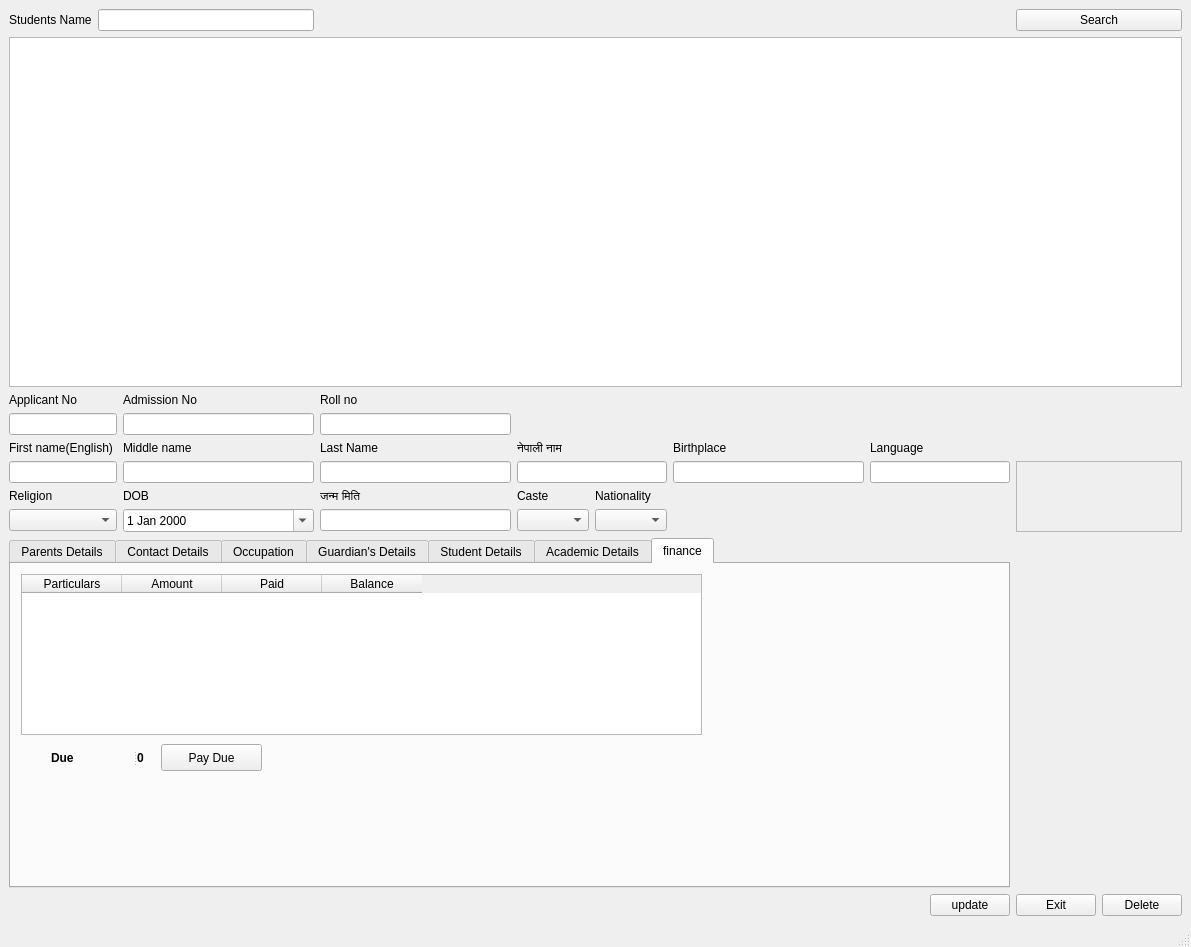
<?xml version="1.0" encoding="UTF-8"?>
<ui version="4.0">
 <class>Search</class>
 <widget class="QMainWindow" name="Search">
  <property name="geometry">
   <rect>
    <x>0</x>
    <y>0</y>
    <width>1191</width>
    <height>947</height>
   </rect>
  </property>
  <property name="windowTitle">
   <string>MainWindow</string>
  </property>
  <widget class="QWidget" name="centralwidget">
   <layout class="QVBoxLayout" name="verticalLayout_2">
    <item>
     <layout class="QGridLayout" name="gridLayout">
      <item row="5" column="0" colspan="2">
       <widget class="QLineEdit" name="txtfirstname"/>
      </item>
      <item row="6" column="0">
       <widget class="QLabel" name="label_53">
        <property name="text">
         <string>Religion</string>
        </property>
       </widget>
      </item>
      <item row="5" column="3">
       <widget class="QLineEdit" name="txtlastname"/>
      </item>
      <item row="6" column="5">
       <widget class="QLabel" name="label_47">
        <property name="text">
         <string>Nationality</string>
        </property>
       </widget>
      </item>
      <item row="2" column="0" colspan="2">
       <widget class="QLabel" name="label_82">
        <property name="text">
         <string>Applicant No</string>
        </property>
       </widget>
      </item>
      <item row="7" column="5">
       <widget class="QComboBox" name="txtnationality"/>
      </item>
      <item row="6" column="2">
       <widget class="QLabel" name="label_46">
        <property name="text">
         <string>DOB</string>
        </property>
       </widget>
      </item>
      <item row="6" column="3">
       <widget class="QLabel" name="label_45">
        <property name="text">
         <string>जन्म मिति</string>
        </property>
       </widget>
      </item>
      <item row="6" column="4">
       <widget class="QLabel" name="label_43">
        <property name="text">
         <string>Caste</string>
        </property>
       </widget>
      </item>
      <item row="9" column="9">
       <widget class="QPushButton" name="pushButton_6">
        <property name="text">
         <string>Exit</string>
        </property>
       </widget>
      </item>
      <item row="9" column="10">
       <widget class="QPushButton" name="pushButton_7">
        <property name="text">
         <string>Delete</string>
        </property>
       </widget>
      </item>
      <item row="0" column="9" colspan="2">
       <widget class="QPushButton" name="pushButton">
        <property name="text">
         <string>Search</string>
        </property>
       </widget>
      </item>
      <item row="1" column="0" colspan="11">
       <widget class="QTableView" name="tableView"/>
      </item>
      <item row="4" column="4">
       <widget class="QLabel" name="label_49">
        <property name="text">
         <string>नेपाली नाम</string>
        </property>
       </widget>
      </item>
      <item row="5" column="4" colspan="2">
       <widget class="QLineEdit" name="txtnepali"/>
      </item>
      <item row="4" column="3">
       <widget class="QLabel" name="label_44">
        <property name="text">
         <string>Last Name</string>
        </property>
       </widget>
      </item>
      <item row="5" column="6">
       <widget class="QLineEdit" name="txtbirthplace"/>
      </item>
      <item row="5" column="9" rowspan="3" colspan="2">
       <widget class="QFrame" name="frame_3">
        <property name="frameShape">
         <enum>QFrame::StyledPanel</enum>
        </property>
        <property name="frameShadow">
         <enum>QFrame::Raised</enum>
        </property>
       </widget>
      </item>
      <item row="4" column="6">
       <widget class="QLabel" name="label_50">
        <property name="text">
         <string>Birthplace</string>
        </property>
       </widget>
      </item>
      <item row="5" column="7" colspan="2">
       <widget class="QLineEdit" name="txtlanguage"/>
      </item>
      <item row="3" column="0" colspan="2">
       <widget class="QLineEdit" name="app_number"/>
      </item>
      <item row="4" column="7">
       <widget class="QLabel" name="label_51">
        <property name="text">
         <string>Language</string>
        </property>
       </widget>
      </item>
      <item row="3" column="2">
       <widget class="QLineEdit" name="admission_num"/>
      </item>
      <item row="3" column="3">
       <widget class="QLineEdit" name="roll"/>
      </item>
      <item row="4" column="0" colspan="2">
       <widget class="QLabel" name="label_81">
        <property name="text">
         <string>First name(English)</string>
        </property>
       </widget>
      </item>
      <item row="7" column="2">
       <widget class="QDateEdit" name="txtdate">
        <property name="calendarPopup">
         <bool>true</bool>
        </property>
       </widget>
      </item>
      <item row="7" column="0" colspan="2">
       <widget class="QComboBox" name="txtreligion"/>
      </item>
      <item row="7" column="3">
       <widget class="QLineEdit" name="txtnepalidate"/>
      </item>
      <item row="5" column="2">
       <widget class="QLineEdit" name="txtmiddlename"/>
      </item>
      <item row="7" column="4">
       <widget class="QComboBox" name="txtcaste"/>
      </item>
      <item row="0" column="0">
       <widget class="QLabel" name="label">
        <property name="text">
         <string>Students Name</string>
        </property>
       </widget>
      </item>
      <item row="0" column="1" colspan="2">
       <widget class="QLineEdit" name="lineEdit"/>
      </item>
      <item row="4" column="2">
       <widget class="QLabel" name="label_48">
        <property name="text">
         <string>Middle name</string>
        </property>
       </widget>
      </item>
      <item row="9" column="8">
       <widget class="QPushButton" name="pushButton_5">
        <property name="text">
         <string>update</string>
        </property>
       </widget>
      </item>
      <item row="2" column="2">
       <widget class="QLabel" name="label_52">
        <property name="text">
         <string>Admission No</string>
        </property>
       </widget>
      </item>
      <item row="2" column="3">
       <widget class="QLabel" name="label_87">
        <property name="text">
         <string>Roll no</string>
        </property>
       </widget>
      </item>
      <item row="8" column="0" colspan="9">
       <widget class="QTabWidget" name="tabWidget_2">
        <property name="currentIndex">
         <number>6</number>
        </property>
        <widget class="QWidget" name="tab_8">
         <attribute name="title">
          <string>Parents Details</string>
         </attribute>
         <widget class="QLabel" name="label_54">
          <property name="geometry">
           <rect>
            <x>30</x>
            <y>20</y>
            <width>88</width>
            <height>17</height>
           </rect>
          </property>
          <property name="text">
           <string>Father Name</string>
          </property>
         </widget>
         <widget class="QLabel" name="label_55">
          <property name="geometry">
           <rect>
            <x>190</x>
            <y>20</y>
            <width>70</width>
            <height>17</height>
           </rect>
          </property>
          <property name="text">
           <string>Birthplace</string>
          </property>
         </widget>
         <widget class="QLabel" name="label_56">
          <property name="geometry">
           <rect>
            <x>310</x>
            <y>40</y>
            <width>171</width>
            <height>21</height>
           </rect>
          </property>
          <property name="text">
           <string>Living</string>
          </property>
         </widget>
         <widget class="QLabel" name="label_57">
          <property name="geometry">
           <rect>
            <x>180</x>
            <y>70</y>
            <width>67</width>
            <height>17</height>
           </rect>
          </property>
          <property name="text">
           <string>Language</string>
          </property>
         </widget>
         <widget class="QLabel" name="label_58">
          <property name="geometry">
           <rect>
            <x>510</x>
            <y>20</y>
            <width>95</width>
            <height>17</height>
           </rect>
          </property>
          <property name="text">
           <string>Mother Name</string>
          </property>
         </widget>
         <widget class="QLineEdit" name="txtfather">
          <property name="geometry">
           <rect>
            <x>9</x>
            <y>40</y>
            <width>146</width>
            <height>27</height>
           </rect>
          </property>
         </widget>
         <widget class="QLineEdit" name="txtfatherbirth">
          <property name="geometry">
           <rect>
            <x>160</x>
            <y>40</y>
            <width>146</width>
            <height>27</height>
           </rect>
          </property>
         </widget>
         <widget class="QLineEdit" name="txtfalanguage">
          <property name="geometry">
           <rect>
            <x>150</x>
            <y>90</y>
            <width>146</width>
            <height>27</height>
           </rect>
          </property>
         </widget>
         <widget class="QRadioButton" name="father_living_yes_2">
          <property name="geometry">
           <rect>
            <x>360</x>
            <y>40</y>
            <width>54</width>
            <height>22</height>
           </rect>
          </property>
          <property name="text">
           <string>Yes</string>
          </property>
          <property name="checked">
           <bool>true</bool>
          </property>
         </widget>
         <widget class="QRadioButton" name="father_living_no_2">
          <property name="geometry">
           <rect>
            <x>410</x>
            <y>40</y>
            <width>50</width>
            <height>22</height>
           </rect>
          </property>
          <property name="text">
           <string>No</string>
          </property>
         </widget>
         <widget class="QLineEdit" name="txtmother">
          <property name="geometry">
           <rect>
            <x>480</x>
            <y>40</y>
            <width>146</width>
            <height>27</height>
           </rect>
          </property>
         </widget>
         <widget class="QLabel" name="label_59">
          <property name="geometry">
           <rect>
            <x>650</x>
            <y>20</y>
            <width>70</width>
            <height>17</height>
           </rect>
          </property>
          <property name="text">
           <string>Birthplace</string>
          </property>
         </widget>
         <widget class="QLineEdit" name="txtmotherbirth">
          <property name="geometry">
           <rect>
            <x>630</x>
            <y>40</y>
            <width>146</width>
            <height>27</height>
           </rect>
          </property>
         </widget>
         <widget class="QRadioButton" name="mother_living_yes_2">
          <property name="geometry">
           <rect>
            <x>820</x>
            <y>40</y>
            <width>54</width>
            <height>22</height>
           </rect>
          </property>
          <property name="text">
           <string>Yes</string>
          </property>
         </widget>
         <widget class="QRadioButton" name="mother_living_no_2">
          <property name="geometry">
           <rect>
            <x>870</x>
            <y>40</y>
            <width>50</width>
            <height>22</height>
           </rect>
          </property>
          <property name="text">
           <string>No</string>
          </property>
         </widget>
         <widget class="QLabel" name="label_60">
          <property name="geometry">
           <rect>
            <x>780</x>
            <y>40</y>
            <width>41</width>
            <height>21</height>
           </rect>
          </property>
          <property name="text">
           <string>Living</string>
          </property>
         </widget>
         <widget class="QLineEdit" name="txtmotherlanguage">
          <property name="geometry">
           <rect>
            <x>480</x>
            <y>90</y>
            <width>146</width>
            <height>27</height>
           </rect>
          </property>
         </widget>
         <widget class="QLabel" name="label_61">
          <property name="geometry">
           <rect>
            <x>510</x>
            <y>70</y>
            <width>67</width>
            <height>17</height>
           </rect>
          </property>
          <property name="text">
           <string>Language</string>
          </property>
         </widget>
         <widget class="QLabel" name="label_62">
          <property name="geometry">
           <rect>
            <x>30</x>
            <y>70</y>
            <width>56</width>
            <height>21</height>
           </rect>
          </property>
          <property name="text">
           <string>Address</string>
          </property>
         </widget>
         <widget class="QLineEdit" name="txtfatheraddress">
          <property name="geometry">
           <rect>
            <x>0</x>
            <y>90</y>
            <width>146</width>
            <height>27</height>
           </rect>
          </property>
         </widget>
         <widget class="QLabel" name="label_63">
          <property name="geometry">
           <rect>
            <x>840</x>
            <y>70</y>
            <width>56</width>
            <height>17</height>
           </rect>
          </property>
          <property name="text">
           <string>Address</string>
          </property>
         </widget>
         <widget class="QLineEdit" name="txtmotheradd">
          <property name="geometry">
           <rect>
            <x>810</x>
            <y>90</y>
            <width>146</width>
            <height>27</height>
           </rect>
          </property>
          <property name="text">
           <string/>
          </property>
         </widget>
         <widget class="QLineEdit" name="txtlocalfa">
          <property name="geometry">
           <rect>
            <x>300</x>
            <y>90</y>
            <width>146</width>
            <height>27</height>
           </rect>
          </property>
         </widget>
         <widget class="QLabel" name="label_64">
          <property name="geometry">
           <rect>
            <x>650</x>
            <y>70</y>
            <width>95</width>
            <height>17</height>
           </rect>
          </property>
          <property name="text">
           <string>Local Address</string>
          </property>
         </widget>
         <widget class="QLabel" name="label_65">
          <property name="geometry">
           <rect>
            <x>300</x>
            <y>70</y>
            <width>95</width>
            <height>17</height>
           </rect>
          </property>
          <property name="text">
           <string>Local Address</string>
          </property>
         </widget>
         <widget class="QLineEdit" name="txtmotherlocal">
          <property name="geometry">
           <rect>
            <x>630</x>
            <y>90</y>
            <width>171</width>
            <height>27</height>
           </rect>
          </property>
          <property name="text">
           <string/>
          </property>
         </widget>
        </widget>
        <widget class="QWidget" name="tab_9">
         <attribute name="title">
          <string>Contact Details</string>
         </attribute>
         <widget class="QLineEdit" name="txtph1">
          <property name="geometry">
           <rect>
            <x>110</x>
            <y>20</y>
            <width>146</width>
            <height>27</height>
           </rect>
          </property>
         </widget>
         <widget class="QLabel" name="label_66">
          <property name="geometry">
           <rect>
            <x>10</x>
            <y>50</y>
            <width>101</width>
            <height>21</height>
           </rect>
          </property>
          <property name="text">
           <string>Home Phone 2</string>
          </property>
         </widget>
         <widget class="QLabel" name="label_67">
          <property name="geometry">
           <rect>
            <x>10</x>
            <y>20</y>
            <width>101</width>
            <height>21</height>
           </rect>
          </property>
          <property name="text">
           <string>Home Phone 1</string>
          </property>
         </widget>
         <widget class="QLineEdit" name="txthom2">
          <property name="geometry">
           <rect>
            <x>110</x>
            <y>50</y>
            <width>146</width>
            <height>27</height>
           </rect>
          </property>
          <property name="text">
           <string/>
          </property>
         </widget>
         <widget class="QLineEdit" name="txtfathermobile">
          <property name="geometry">
           <rect>
            <x>410</x>
            <y>50</y>
            <width>146</width>
            <height>27</height>
           </rect>
          </property>
          <property name="text">
           <string>Father</string>
          </property>
         </widget>
         <widget class="QLabel" name="label_68">
          <property name="geometry">
           <rect>
            <x>310</x>
            <y>50</y>
            <width>101</width>
            <height>21</height>
           </rect>
          </property>
          <property name="text">
           <string>Mobile 1</string>
          </property>
         </widget>
         <widget class="QLineEdit" name="txtmothermobile">
          <property name="geometry">
           <rect>
            <x>110</x>
            <y>80</y>
            <width>146</width>
            <height>27</height>
           </rect>
          </property>
          <property name="text">
           <string>Mother</string>
          </property>
         </widget>
         <widget class="QLabel" name="label_69">
          <property name="geometry">
           <rect>
            <x>10</x>
            <y>80</y>
            <width>101</width>
            <height>21</height>
           </rect>
          </property>
          <property name="text">
           <string>Mobile 2</string>
          </property>
         </widget>
         <widget class="QLineEdit" name="txtemail">
          <property name="geometry">
           <rect>
            <x>410</x>
            <y>80</y>
            <width>146</width>
            <height>27</height>
           </rect>
          </property>
          <property name="text">
           <string>Mobile</string>
          </property>
         </widget>
         <widget class="QLabel" name="label_70">
          <property name="geometry">
           <rect>
            <x>310</x>
            <y>80</y>
            <width>101</width>
            <height>21</height>
           </rect>
          </property>
          <property name="text">
           <string>Email</string>
          </property>
         </widget>
         <widget class="QLabel" name="label_71">
          <property name="geometry">
           <rect>
            <x>270</x>
            <y>20</y>
            <width>141</width>
            <height>31</height>
           </rect>
          </property>
          <property name="text">
           <string>Emergency Contact</string>
          </property>
         </widget>
         <widget class="QLineEdit" name="txtemergency">
          <property name="geometry">
           <rect>
            <x>410</x>
            <y>20</y>
            <width>146</width>
            <height>27</height>
           </rect>
          </property>
          <property name="text">
           <string>Mobile</string>
          </property>
         </widget>
        </widget>
        <widget class="QWidget" name="tab_10">
         <attribute name="title">
          <string>Occupation</string>
         </attribute>
         <widget class="QLabel" name="label_72">
          <property name="geometry">
           <rect>
            <x>10</x>
            <y>10</y>
            <width>151</width>
            <height>31</height>
           </rect>
          </property>
          <property name="text">
           <string>Father's Occupation</string>
          </property>
         </widget>
         <widget class="QLineEdit" name="txtfatheroccupation">
          <property name="geometry">
           <rect>
            <x>160</x>
            <y>10</y>
            <width>146</width>
            <height>27</height>
           </rect>
          </property>
          <property name="text">
           <string/>
          </property>
         </widget>
         <widget class="QLineEdit" name="txtmotheroccu">
          <property name="geometry">
           <rect>
            <x>160</x>
            <y>40</y>
            <width>146</width>
            <height>27</height>
           </rect>
          </property>
          <property name="text">
           <string/>
          </property>
         </widget>
         <widget class="QLabel" name="label_73">
          <property name="geometry">
           <rect>
            <x>10</x>
            <y>40</y>
            <width>151</width>
            <height>31</height>
           </rect>
          </property>
          <property name="text">
           <string>Mother's Occupation</string>
          </property>
         </widget>
        </widget>
        <widget class="QWidget" name="tab_11">
         <attribute name="title">
          <string>Guardian's Details</string>
         </attribute>
         <widget class="QLabel" name="label_74">
          <property name="geometry">
           <rect>
            <x>20</x>
            <y>10</y>
            <width>121</width>
            <height>31</height>
           </rect>
          </property>
          <property name="text">
           <string>Guardian Name</string>
          </property>
         </widget>
         <widget class="QLineEdit" name="txtguardname">
          <property name="geometry">
           <rect>
            <x>140</x>
            <y>10</y>
            <width>146</width>
            <height>27</height>
           </rect>
          </property>
          <property name="text">
           <string/>
          </property>
         </widget>
         <widget class="QLineEdit" name="txtguardrelation">
          <property name="geometry">
           <rect>
            <x>140</x>
            <y>40</y>
            <width>146</width>
            <height>27</height>
           </rect>
          </property>
          <property name="text">
           <string/>
          </property>
         </widget>
         <widget class="QLabel" name="label_75">
          <property name="geometry">
           <rect>
            <x>20</x>
            <y>40</y>
            <width>121</width>
            <height>31</height>
           </rect>
          </property>
          <property name="text">
           <string>Relation</string>
          </property>
         </widget>
         <widget class="QLabel" name="label_76">
          <property name="geometry">
           <rect>
            <x>290</x>
            <y>10</y>
            <width>121</width>
            <height>31</height>
           </rect>
          </property>
          <property name="text">
           <string>Address</string>
          </property>
         </widget>
         <widget class="QLineEdit" name="txtguardaddress">
          <property name="geometry">
           <rect>
            <x>350</x>
            <y>10</y>
            <width>146</width>
            <height>27</height>
           </rect>
          </property>
          <property name="text">
           <string/>
          </property>
         </widget>
         <widget class="QLabel" name="label_77">
          <property name="geometry">
           <rect>
            <x>290</x>
            <y>40</y>
            <width>121</width>
            <height>31</height>
           </rect>
          </property>
          <property name="text">
           <string>Contact</string>
          </property>
         </widget>
         <widget class="QLineEdit" name="txtcontactguard">
          <property name="geometry">
           <rect>
            <x>350</x>
            <y>40</y>
            <width>146</width>
            <height>27</height>
           </rect>
          </property>
          <property name="text">
           <string/>
          </property>
         </widget>
         <widget class="QLabel" name="label_78">
          <property name="geometry">
           <rect>
            <x>500</x>
            <y>10</y>
            <width>81</width>
            <height>31</height>
           </rect>
          </property>
          <property name="text">
           <string>Occupation</string>
          </property>
         </widget>
         <widget class="QLineEdit" name="txtguardoccu">
          <property name="geometry">
           <rect>
            <x>580</x>
            <y>10</y>
            <width>146</width>
            <height>27</height>
           </rect>
          </property>
          <property name="text">
           <string/>
          </property>
         </widget>
        </widget>
        <widget class="QWidget" name="tab_12">
         <attribute name="title">
          <string>Student Details</string>
         </attribute>
         <widget class="QLabel" name="label_79">
          <property name="geometry">
           <rect>
            <x>11</x>
            <y>11</y>
            <width>373</width>
            <height>17</height>
           </rect>
          </property>
          <property name="text">
           <string>Give details of any physical disability or previous illness</string>
          </property>
         </widget>
         <widget class="QPlainTextEdit" name="details_2">
          <property name="geometry">
           <rect>
            <x>11</x>
            <y>34</y>
            <width>911</width>
            <height>192</height>
           </rect>
          </property>
         </widget>
        </widget>
        <widget class="QWidget" name="tab_13">
         <attribute name="title">
          <string>Academic Details</string>
         </attribute>
         <widget class="QLabel" name="label_80">
          <property name="geometry">
           <rect>
            <x>30</x>
            <y>10</y>
            <width>101</width>
            <height>31</height>
           </rect>
          </property>
          <property name="text">
           <string>Assigned Class</string>
          </property>
         </widget>
         <widget class="QComboBox" name="txtclassassigned">
          <property name="geometry">
           <rect>
            <x>130</x>
            <y>10</y>
            <width>301</width>
            <height>31</height>
           </rect>
          </property>
         </widget>
        </widget>
        <widget class="QWidget" name="tab_14">
         <attribute name="title">
          <string>finance</string>
         </attribute>
         <widget class="QTableWidget" name="tableWidget">
          <property name="geometry">
           <rect>
            <x>10</x>
            <y>10</y>
            <width>681</width>
            <height>161</height>
           </rect>
          </property>
          <column>
           <property name="text">
            <string>Particulars</string>
           </property>
          </column>
          <column>
           <property name="text">
            <string>Amount</string>
           </property>
          </column>
          <column>
           <property name="text">
            <string>Paid</string>
           </property>
          </column>
          <column>
           <property name="text">
            <string>Balance</string>
           </property>
          </column>
         </widget>
         <widget class="QPushButton" name="payduue">
          <property name="geometry">
           <rect>
            <x>150</x>
            <y>180</y>
            <width>101</width>
            <height>27</height>
           </rect>
          </property>
          <property name="text">
           <string>Pay Due</string>
          </property>
         </widget>
         <widget class="QSplitter" name="splitter">
          <property name="geometry">
           <rect>
            <x>40</x>
            <y>186</y>
            <width>111</width>
            <height>17</height>
           </rect>
          </property>
          <property name="orientation">
           <enum>Qt::Horizontal</enum>
          </property>
          <widget class="QLabel" name="label_2">
           <property name="text">
            <string>&lt;html&gt;&lt;head/&gt;&lt;body&gt;&lt;p&gt;&lt;span style=&quot; font-weight:600;&quot;&gt;Due&lt;/span&gt;&lt;/p&gt;&lt;/body&gt;&lt;/html&gt;</string>
           </property>
          </widget>
          <widget class="QLabel" name="dueamount">
           <property name="text">
            <string>&lt;html&gt;&lt;head/&gt;&lt;body&gt;&lt;p&gt;&lt;span style=&quot; font-weight:600;&quot;&gt;0&lt;/span&gt;&lt;/p&gt;&lt;/body&gt;&lt;/html&gt;</string>
           </property>
          </widget>
         </widget>
        </widget>
       </widget>
      </item>
     </layout>
    </item>
   </layout>
  </widget>
  <widget class="QStatusBar" name="statusbar"/>
 </widget>
 <resources/>
 <connections/>
</ui>
